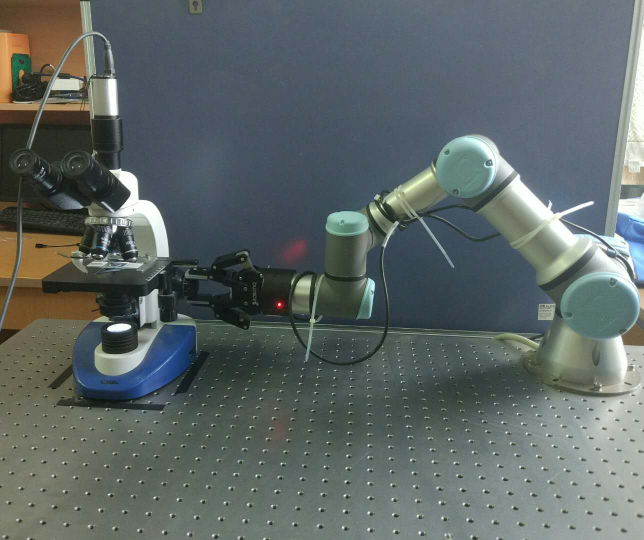
#> input picture pic/system.jpg, 1287 x 1080 px (shown at 1/2 size); its folder holds only this picture in this run
$ python -i realenv_test.py   (imports and definitions only)   (older library calls are emulated)
#> lines starting #> are read from the running program, lines starting #| are printed output that depends on the picture
##################################################################
# This file is the real training environment.
# Include the state transfer. All the image processing are not here.
# Modified by xfyu on May 19, 2018.
##################################################################
# !/usr/bin/env python
import os
import random
import time
import cv2
import numpy
import collect_code.pycontrol as ur

#################################################################
# Important global parameters
#################################################################
# PATH = "/home/robot/RL" # current working path
PATH = os.path.split(os.path.realpath(__file__))[0]
# [6 lines of commented-out code are left out]
SUCCESS_REWARD = 100
FAILURE_REWARD = -100
FOCUS_REWARD_NORM = 10.0
# judge standart
CHANGE_POINT_THRES = 0.6
SUCCESS_THRES = 0.9
# VERY IMPORTANT!!!
TIMES = 9
# actions
COARSE_POS = 0.3 * TIMES
FINE_POS = 0.3
TERMINAL = 0
FINE_NEG = -0.3
COARSE_NEG = -0.3 * TIMES
# pic resize
RESIZE_WIDTH = 128
RESIZE_HEIGHT = 128


class FocusEnvTest():  # one class for one folder
    # [10 lines left out: function __init__, not called in this run]

        # ur.system_init() # If call test with train at the same time, annotate this sentence out

    def __del__(self):
        # ur.system_close()  # If call test with train at the same time, annotate this sentence out
        pass

    # [36 lines left out: function reset, not called in this run]

    '''
    step - regulations of transfering between states
    Input: input_action
    Return: next_state - the total angle of next state
            next_image_path - the image path of next state(the dictionary is not accessible from outside)
            reward - reward of this single operation
            terminal - True or False
    '''

    # [38 lines left out: function test_step, not called in this run]

    '''
    get_max_focus - get the max focus for reference
    '''

    # [17 lines left out: function get_max_focus, not called in this run]

    '''
    move - move the ur3 from start_angle to end_angle
    '''

    # [13 lines left out: function move, not called in this run]


'''
Tenengrad
'''


def TENG(img_path):
#> called with img_path = 'pic/system.jpg'
    img = cv2.imread(img_path)  # read pic
#> img is the input picture: shape (1080, 1287, 3); mean B, G, R 102.2, 102.9, 93.5
    img = cv2.cvtColor(cv2.resize(img, (RESIZE_WIDTH, RESIZE_HEIGHT)), cv2.COLOR_BGR2GRAY)  # resize
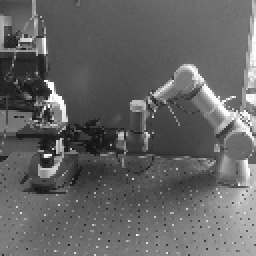
#> img: shape (128, 128) (shown 2 times larger); min 18, max 255, mean 99.8
    guassianX = cv2.Sobel(img, cv2.CV_64F, 1, 0)
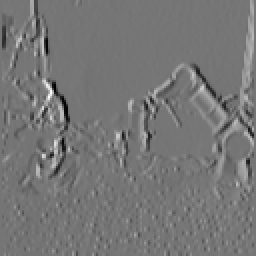
#> guassianX: shape (128, 128) float64 (shown 2 times larger); min -701, max 820, mean 5.5; drawn with min black and max white
    guassianY = cv2.Sobel(img, cv2.CV_64F, 1, 0)
    return numpy.mean(guassianX * guassianX + guassianY * guassianY)

>>> result = TENG('pic/system.jpg')
#> result = 19005.5
